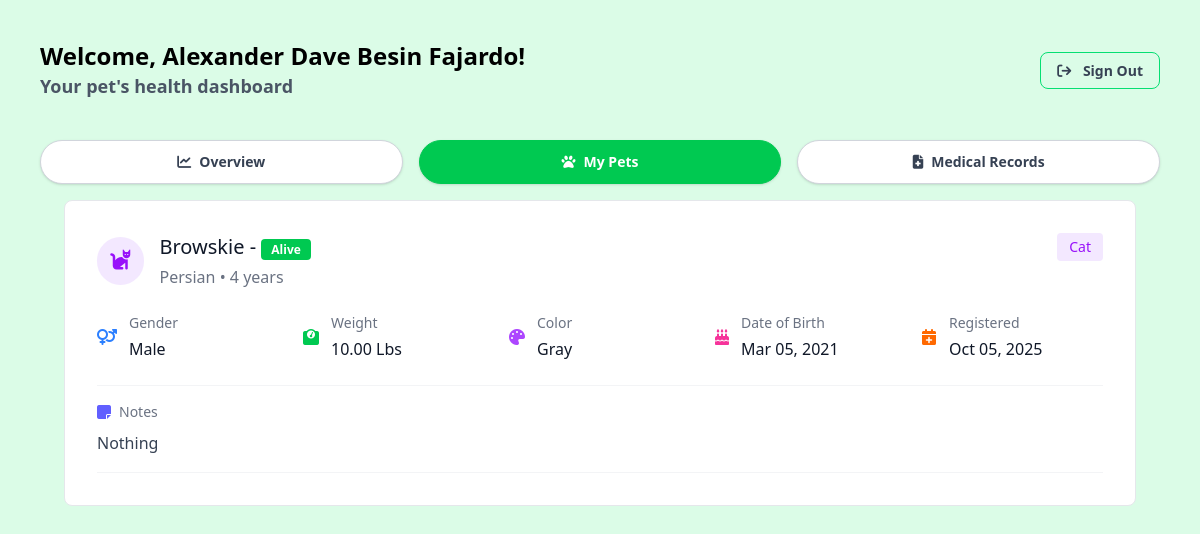
The app's page /owner/my-pets.php (signed in), older data.
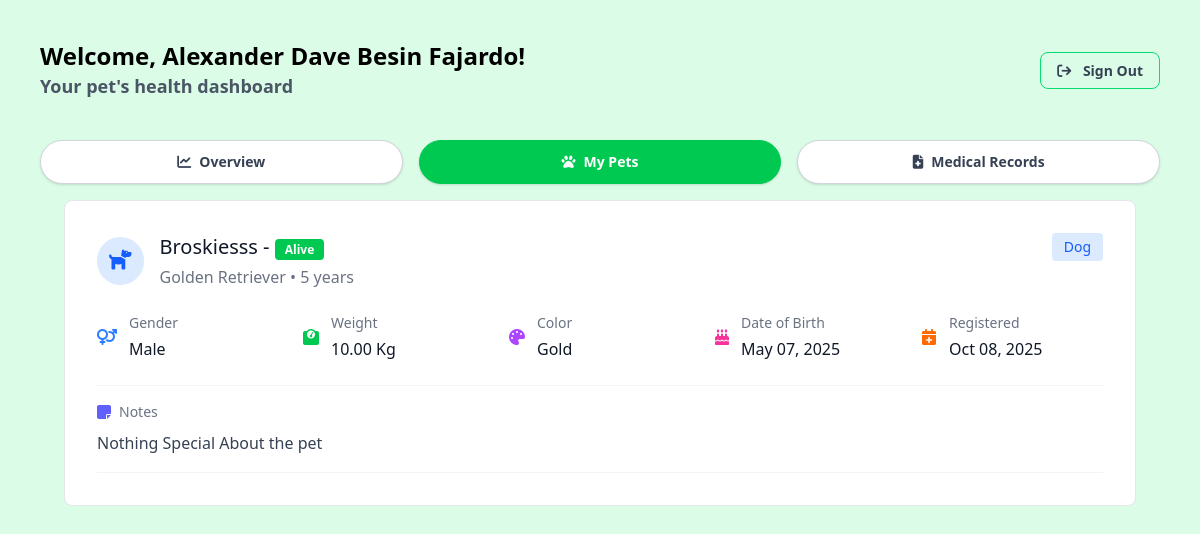
The same page, newer data.
### tables this page shows
CREATE TABLE `pets` (
  `id` int(10) UNSIGNED NOT NULL,
  `owner_id` bigint(20) DEFAULT NULL,
  `name` text NOT NULL,
  `species` text NOT NULL,
  `breed` text DEFAULT NULL,
  `age` int(11) DEFAULT NULL,
  `age_unit` enum('Days','Months','Years') DEFAULT NULL,
  `gender` enum('Male','Female') DEFAULT NULL,
  `weight` decimal(5,2) DEFAULT NULL,
  `weight_unit` enum('Kg','Lbs') DEFAULT NULL,
  `color` varchar(255) DEFAULT NULL,
  `birth_date` date DEFAULT NULL,
  `notes` longtext DEFAULT NULL,
  `registered_at` timestamp NOT NULL DEFAULT current_timestamp() ON UPDATE current_timestamp(),
  `status` enum('Alive','Dead') NOT NULL DEFAULT 'Alive'
);

### functions/session.php (called while the page is built, shortened)
<?php
class SessionManager
{
    public static function isLoggedIn(): bool
    {
        return isset($_SESSION['user_id']);
    }
    public static function getUser(PDO $pdo): ?array
    {
        $userId = $_SESSION['user_id'];
        $accessType = $_SESSION['access_type'] ?? null;
        if ($accessType === 'owner') {
            $stmt = $pdo->prepare("
            SELECT o.id AS owner_id, o.name, o.email, o.phone, o.address, o.status, o.created_at,
                   u.id AS user_id, u.email, u.access_type
            FROM owners o
            INNER JOIN users u ON o.user_id = u.id
            WHERE u.id = ?
        ");
            $stmt->execute([$userId]);
            return $stmt->fetch(PDO::FETCH_ASSOC) ?: null;
        }
    }
}
?>

### helpers/fetch.php (called while the page is built, shortened)
<?php
function fetchAllData(PDO $pdo, string $query, array $params = []): array
{
    $stmt = $pdo->prepare($query);
    $stmt->execute($params);
    return $stmt->fetchAll(PDO::FETCH_ASSOC);
}

### owner/my-pets.php (the view, shortened to what the changed rows need)
<?php
include_once __DIR__ . '/../config/config.php';
require_once __DIR__ . '/../functions/session.php';
require_once __DIR__ . '/../helpers/fetch.php';
$client = SessionManager::getUser($pdo);
?>
<!DOCTYPE html>
<html lang="en">
<head>
    <link rel="stylesheet" href="../assets/css/output.css">
    <link href="https://cdnjs.cloudflare.com/ajax/libs/font-awesome/6.4.0/css/all.min.css" rel="stylesheet">
</head>
<body class="bg-green-100 w-full">
    <?php
    include_once '../includes/owner-header.php';
    ?>
    <main class="max-w-[1400px] mx-auto px-4 md:px-8 lg:px-16 py-4">
        <div class="space-y-4 md:space-y-6">
            <?php
            $pets = fetchAllData(
                $pdo,
                "SELECT pets.*, death_records.*
                        FROM pets
                        LEFT JOIN death_records ON pets.id = death_records.pet_id
                        WHERE pets.owner_id = ?",
                [$client['owner_id']]
            );
            $speciesData = [
                'Dog' => ['icon' => 'fa-dog', 'color' => 'text-blue-600', 'bg' => 'bg-blue-100'],
                'Cat' => ['icon' => 'fa-cat', 'color' => 'text-purple-600', 'bg' => 'bg-purple-100'],
                'Bird' => ['icon' => 'fa-dove', 'color' => 'text-green-600', 'bg' => 'bg-green-100'],
                'Fish' => ['icon' => 'fa-fish', 'color' => 'text-teal-600', 'bg' => 'bg-teal-100'],
                'Rabbit' => ['icon' => 'fa-rabbit', 'color' => 'text-pink-600', 'bg' => 'bg-pink-100'],
                'Hamster' => ['icon' => 'fa-mouse', 'color' => 'text-orange-600', 'bg' => 'bg-orange-100'],
                'default' => ['icon' => 'fa-paw', 'color' => 'text-gray-600', 'bg' => 'bg-gray-100']
            ];
            $status = [
                'Alive' => ['bg' => 'bg-green-500', 'color' => 'text-white'],
                'Dead' => ['bg' => 'bg-red-500', 'color' => 'text-white']
            ];
            if ($pets) {
                foreach ($pets as $pet) {
                    $species = $pet['species'] ?? 'default';
                    $speciesInfo = $speciesData[$species] ?? $speciesData['default'];
                    ?>
                    <div class="bg-white border border-gray-200 rounded-lg p-4 md:p-8">
                        <div class="pet-header flex justify-between items-start mb-4 md:mb-6">
                            <div class="flex items-center w-full md:w-auto">
                                <div class="<?= $speciesInfo['bg'] ?> rounded-full p-2 md:p-3 mr-3 md:mr-4 flex-shrink-0">
                                    <i
                                        class="fas <?= $speciesInfo['icon'] ?> <?= $speciesInfo['color'] ?> text-lg md:text-xl"></i>
                                </div>
                                <div class="min-w-0 flex-1">
                                    <h2 class="text-lg md:text-xl font-medium text-gray-900 mb-1 truncate">
                                        <?= htmlspecialchars($pet['name']); ?> - <span
                                            class="<?= $status[$pet['status']]['bg'] ?> <?= $status[$pet['status']]['color'] ?> text-xs font-semibold px-2.5 py-0.5 rounded"><?= htmlspecialchars($pet['status']); ?></span>
                                    </h2>
                                    <p class="text-sm md:text-base text-gray-500">
                                        <?= htmlspecialchars($pet['breed']); ?> •
                                        <?= htmlspecialchars($pet['age']); ?> years
                                    </p>
                                </div>
                            </div>
                            <span
                                class="species-badge <?= $speciesInfo['bg'] ?> <?= $speciesInfo['color'] ?> px-2 md:px-3 py-1 rounded text-xs md:text-sm font-medium whitespace-nowrap">
                                <?= htmlspecialchars($pet['species']); ?>
                            </span>
                        </div>
                        <div class="grid grid-cols-2 md:grid-cols-5 gap-3 md:gap-6 mb-4 md:mb-6">
                            <div class="flex items-start md:items-center">
                                <i
                                    class="fas fa-venus-mars text-blue-500 mr-2 md:mr-3 text-sm md:text-base mt-1 md:mt-0 flex-shrink-0"></i>
                                <div class="min-w-0 flex-1">
                                    <p class="text-xs md:text-sm text-gray-500 mb-1">Gender</p>
                                    <p class="text-sm md:text-base text-gray-900"><?= htmlspecialchars($pet['gender']); ?></p>
                                </div>
                            </div>
                            <div class="flex items-start md:items-center">
                                <i
                                    class="fas fa-weight text-green-500 mr-2 md:mr-3 text-sm md:text-base mt-1 md:mt-0 flex-shrink-0"></i>
                                <div class="min-w-0 flex-1">
                                    <p class="text-xs md:text-sm text-gray-500 mb-1">Weight</p>
                                    <p class="text-sm md:text-base text-gray-900"><?= htmlspecialchars($pet['weight']); ?>
                                        <?= htmlspecialchars($pet['weight_unit']); ?>
                                    </p>
                                </div>
                            </div>
                            <div class="flex items-start md:items-center">
                                <i
                                    class="fas fa-palette text-purple-500 mr-2 md:mr-3 text-sm md:text-base mt-1 md:mt-0 flex-shrink-0"></i>
                                <div class="min-w-0 flex-1">
                                    <p class="text-xs md:text-sm text-gray-500 mb-1">Color</p>
                                    <p class="text-sm md:text-base text-gray-900"><?= htmlspecialchars($pet['color']); ?></p>
                                </div>
                            </div>
                            <div class="flex items-start md:items-center">
                                <i
                                    class="fas fa-birthday-cake text-pink-500 mr-2 md:mr-3 text-sm md:text-base mt-1 md:mt-0 flex-shrink-0"></i>
                                <div class="min-w-0 flex-1">
                                    <p class="text-xs md:text-sm text-gray-500 mb-1">Date of Birth</p>
                                    <p class="text-sm md:text-base text-gray-900">
                                        <?= date('M d, Y', strtotime($pet['birth_date'])); ?>
                                    </p>
                                </div>
                            </div>
                            <div class="flex items-start md:items-center">
                                <i
                                    class="fas fa-calendar-plus text-orange-500 mr-2 md:mr-3 text-sm md:text-base mt-1 md:mt-0 flex-shrink-0"></i>
                                <div class="min-w-0 flex-1">
                                    <p class="text-xs md:text-sm text-gray-500 mb-1">Registered</p>
                                    <p class="text-sm md:text-base text-gray-900">
                                        <?= date('M d, Y', strtotime($pet['registered_at'])); ?>
                                    </p>
                                </div>
                            </div>
                        </div>
                        <?php if (!empty($pet['notes'])): ?>
                            <div class="border-t border-b border-gray-100 py-4 md:py-6">
                                <div class="flex items-center mb-2">
                                    <i class="fas fa-sticky-note text-indigo-500 mr-2 text-sm md:text-base"></i>
                                    <p class="text-xs md:text-sm text-gray-500 font-medium">Notes</p>
                                </div>
                                <p class="text-sm md:text-base text-gray-700 leading-relaxed"
                                    style="word-break: break-word; white-space: pre-lines;">
                                    <?= nl2br(htmlspecialchars(ltrim($pet['notes']))); ?>
                                </p>
                            </div>
                        <?php endif; ?>
                    </div>
                    <?php
                }
            }
            ?>
        </div>
    </main>
</body>
</html>

Row changes from the older to the newer data that the page shows:
removed pets: name "Browskie", status "Alive", breed "Persian", age "4", species "Cat", gender "Male", weight "10.00", weight_unit "Lbs", color "Gray", birth_date "Mar 05, 2021", registered_at "Oct 05, 2025", notes "Nothing"
added pets: name "Broskiesss", status "Alive", breed "Golden Retriever", age "5", species "Dog", gender "Male", weight "10.00", weight_unit "Kg", color "Gold", birth_date "May 07, 2025", registered_at "Oct 08, 2025", notes "Nothing Special About the pet"
